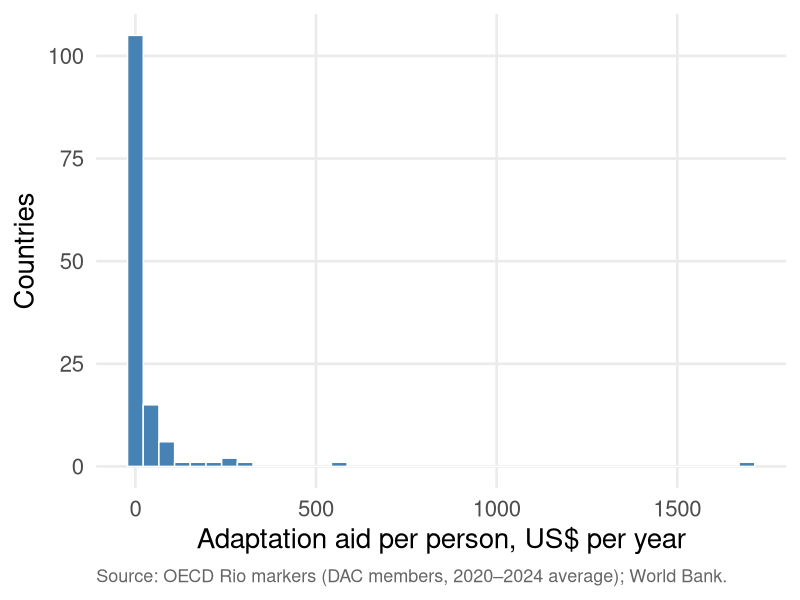
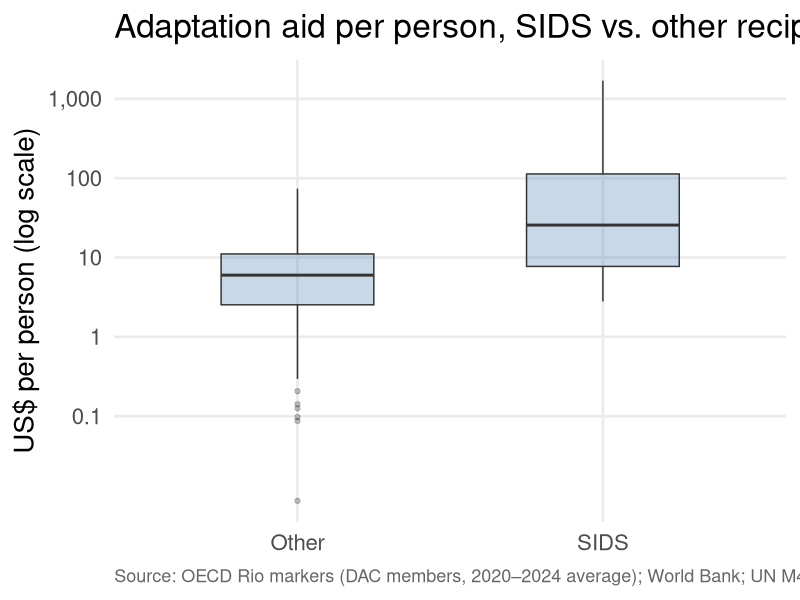
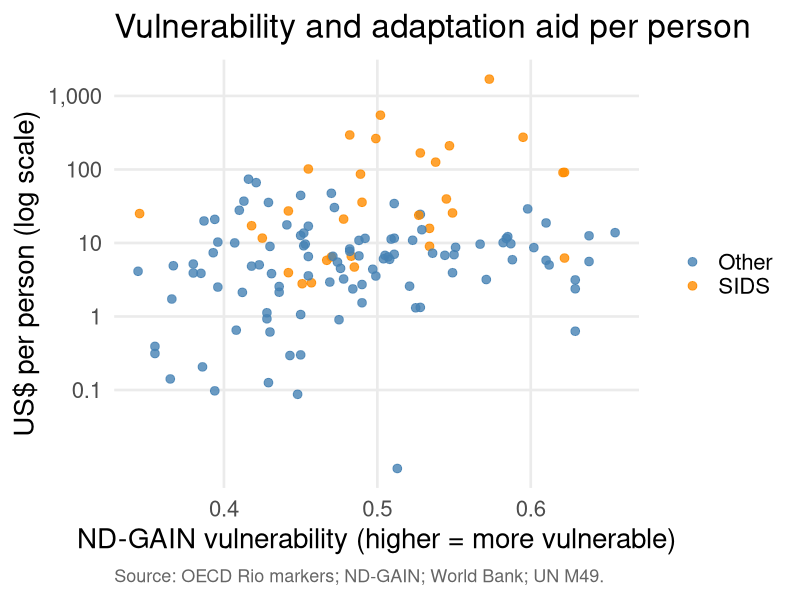

Write R code to recreate these figures, in order.
## ---- chunk 1
#| include: false
library(tidyverse)
aid <- read_csv("../worksheets/data/adaptation_aid.csv") %>%
  mutate(aid_pc = adapt_aid_musd * 1000000 / population)

pal <- c(blue = "steelblue", orange = "darkorange", aqua = "seagreen")
theme_slide <- theme_minimal(base_size = 20) +
  theme(plot.background = element_rect(fill = "white", colour = NA),
        panel.grid.minor = element_blank(),
        plot.caption = element_text(hjust = 0, colour = "grey40", size = 13))
knitr::opts_chunk$set(dev.args = list(bg = "white"))
## ---- chunk 2
glimpse(aid %>% select(-aid_pc))
## ---- chunk 3
#| echo: true
aid %>%
  summarize(mean = mean(aid_pc), median = median(aid_pc), sd = sd(aid_pc), n = n())
## ---- chunk 4
#| fig-height: 3.2
#| fig-width: 11
ggplot(aid, aes(aid_pc)) +
  geom_histogram(bins = 40, fill = pal["blue"], colour = "white") +
  labs(x = "Adaptation aid per person, US$ per year", y = "Countries",
       caption = "Source: OECD Rio markers (DAC members, 2020–2024 average); World Bank.") +
  theme_slide
## ---- chunk 5
aid %>% arrange(desc(adapt_aid_musd)) %>%
  select(country, sids, adapt_aid_musd) %>%
  slice_head(n = 8) %>%
  mutate(adapt_aid_musd = round(adapt_aid_musd)) %>%
  knitr::kable(col.names = c("Country", "SIDS?", "Total"))
## ---- chunk 6
aid %>% arrange(desc(aid_pc)) %>%
  select(country, sids, aid_pc) %>%
  slice_head(n = 8) %>%
  mutate(aid_pc = round(aid_pc)) %>%
  knitr::kable(col.names = c("Country", "SIDS?", "Per person"))
## ---- chunk 7
#| echo: true
aid %>%
  group_by(sids) %>%
  summarize(median_pc = median(aid_pc), mean_pc = mean(aid_pc), n = n())
## ---- chunk 8
#| echo: true
aid %>%
  group_by(sids) %>%
  summarize(total_musd = sum(adapt_aid_musd)) %>%
  mutate(share = total_musd / sum(total_musd))
## ---- chunk 9
#| fig-height: 5.2
#| fig-width: 11
ggplot(aid, aes(x = sids, y = aid_pc)) +
  geom_boxplot(fill = pal["blue"], alpha = 0.3, width = 0.5) +
  scale_y_log10(breaks = c(0.1, 1, 10, 100, 1000), labels = c("0.1", "1", "10", "100", "1,000")) +
  labs(title = "Adaptation aid per person, SIDS vs. other recipients",
       x = NULL, y = "US$ per person (log scale)",
       caption = "Source: OECD Rio markers (DAC members, 2020–2024 average); World Bank; UN M49.") +
  theme_slide
## ---- chunk 10
#| fig-height: 5.2
#| fig-width: 11
ggplot(aid, aes(x = vulnerability, y = aid_pc, colour = sids)) +
  geom_point(alpha = 0.8, size = 2.6) +
  scale_y_log10(breaks = c(0.1, 1, 10, 100, 1000), labels = c("0.1", "1", "10", "100", "1,000")) +
  scale_colour_manual(values = c(Other = unname(pal["blue"]), SIDS = unname(pal["orange"]))) +
  labs(title = "Vulnerability and adaptation aid per person",
       x = "ND-GAIN vulnerability (higher = more vulnerable)", y = "US$ per person (log scale)",
       colour = NULL, caption = "Source: OECD Rio markers; ND-GAIN; World Bank; UN M49.") +
  theme_slide + theme(legend.position = "right")
## ---- chunk 11
#| echo: true
cor.test(aid$vulnerability, log(aid$aid_pc))
## ---- chunk 12
#| echo: true
t.test(aid_pc ~ sids, data = aid)
